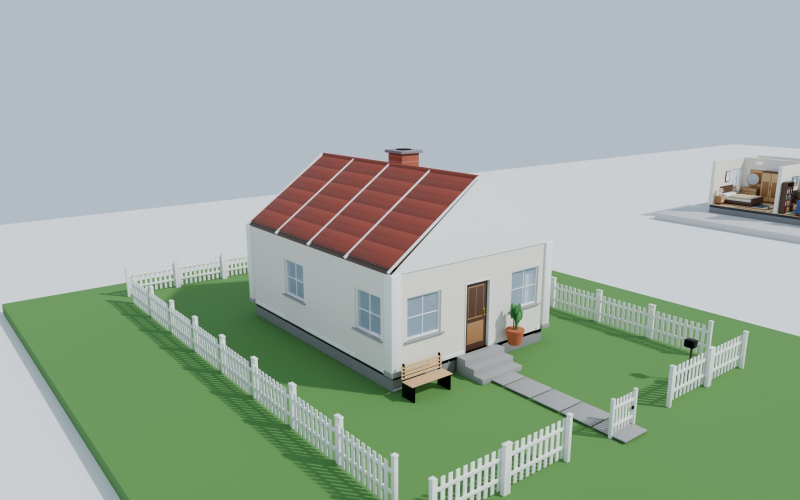
#> input picture HomeKit/Scenes/Renders/Example_Place/Exterior.jpg, 1600 x 1000 px (shown at 1/2 size)
$ python -i make_tiktok_haakoz_site.py   (imports and definitions only)
#> lines starting #> are read from the running program, lines starting #| are printed output that depends on the picture
"""
TikTok (1080x1920, 30 i/s) qui fait visiter TOUT le site Haakoz.com, aux couleurs du site : écran de lancement violet (logo HK qui goutte), fiche produit style site
(carte à coins arrondis, pastille de catégorie, étiquette de prix, nom + badge vérifié + « Haakoz »), onglets Modèles / Animations / VFX qui s'allument selon la catégorie,
puis carte de fin violette.

    python tools/video/make_tiktok_haakoz_site.py <pioches.mp4> <giveaway.mp4> <ult_ice.mp4> <capture_logo.png> <capture_animations.png> <sortie.mp4>
"""
import math
import os
import subprocess
import sys
import wave

import numpy as np
from PIL import Image, ImageDraw, ImageFilter, ImageFont

sys.path.insert(0, os.path.dirname(os.path.abspath(__file__)))
import _sfx as sx  # noqa: E402
from _sfx import SR, add, bell, boom, ping, reverb, riser, whoosh  # noqa: E402

W, H, FPS = 1080, 1920, 30
# [1 line that did not run here, left out]
# [1 line that did not run here, left out]
# [1 line not run here, left out]
FB = "/usr/share/fonts/opentype/inter/InterDisplay-Black.otf"
FX = "/usr/share/fonts/opentype/inter/InterDisplay-ExtraBold.otf"
FS = "/usr/share/fonts/opentype/inter/InterDisplay-SemiBold.otf"
PURPLE, PURPLE_D, NAVY, LAV, PAGE = (110, 83, 246), (88, 65, 216), (27, 22, 54), (231, 222, 248), (251, 248, 253)
SITE = "haakoz.com"

OVT = 0.35                      # fondu entre produits (dans la fenêtre)
OV = 0.5                        # transition entre scènes
D0, D2 = 1.6, 3.6
# produits : (nom court, titre de la fiche, catégorie, prix affiché sur le site ou None, durée du clip dans la fenêtre)
PRODUCTS = [
    ("PICKAXES", "Realistic Pickaxes", "Models", "10\u20ac", 2.4),
    ("COZY HOUSE", "Cozy House", "Models", "15\u20ac", 1.9),
    ("NATURE PACK", "Nature Pack", "Models", "9\u20ac", 1.9),
    ("ICE VFX", "Ice VFX Pack", "VFX", None, 2.0),
    ("ANIMATIONS", "Roblox Animations", "Animations", "25\u20ac", 1.7),
    ("ANIMATIONS", "Roblox Animations", "Animations", "15\u20ac", 2.2),
]
CATS = ["All", "Models", "Animations", "VFX"]
L1 = sum(p[4] for p in PRODUCTS)
STARTS = [sum(p[4] for p in PRODUCTS[:i]) for i in range(len(PRODUCTS))]
D1 = L1 - OV                    # visible de la scène 1 (jusqu'au début du fondu vers la fin)
S1_0 = D0
S2_0 = D0 + D1
TOTAL = D0 + D1 + D2
WX, WY, WW, WH = 80, 470, 920, 840
GY0, GH = 290, 1200             # le groupe « carte » : y absolu de départ et hauteur (centre = centre de la fenêtre)
# [1 line not run here, left out]


# [4 lines left out: function run, not called in this run]


def font(path, size):
    return ImageFont.truetype(path, size)


def textlen(txt, f):
    return ImageDraw.Draw(Image.new("L", (1, 1))).textlength(txt, font=f)


# [19 lines left out: functions rr_mask, grad_img, paste, not called in this run]


def shadow(im, blur=26, dy=14, alpha=0.22, col=(110, 83, 246)):
    pad = blur * 3
    base = Image.new("RGBA", (im.width + 2 * pad, im.height + 2 * pad), (0, 0, 0, 0))
    a = im.split()[3].point(lambda v: int(v * alpha))
    s = Image.new("RGBA", im.size, col + (0,))
    s.putalpha(a)
    sh = Image.new("RGBA", base.size, (0, 0, 0, 0))
    sh.paste(s, (pad, pad + dy))
    sh = sh.filter(ImageFilter.GaussianBlur(blur))
    base.alpha_composite(sh)
    base.alpha_composite(im, (pad, pad))
    return base


# [284 lines left out: functions pill, text_im, make_logo, tabs_png, verified_star, make_assets and 2 more, not called in this run]


# ============================================================ scènes
class G:
    """Petit constructeur de graphe ffmpeg : entrées en boucle + calques à apparition « pop »."""

    def __init__(self, dur):
        self.inp, self.fc, self.n, self.cur, self.dur = [], [], 0, None, dur

    # [23 lines left out: functions png, vid, pop, not called in this run]

    def run(self, out_path, extra_in=None):
        run(["ffmpeg", "-y", "-loglevel", "error"] + self.inp + ["-filter_complex", ";".join(self.fc), "-map", f"[{self.cur}]", "-t", f"{self.dur:.3f}", "-an", "-c:v", "libx264", "-crf", "17", "-preset", "fast",
                                                                 "-pix_fmt", "yuv420p", "-r", str(FPS), out_path])


# [123 lines left out: functions dust_blend, scene0, scene1, scene2, bloop, make_audio and 1 more, not called in this run]


# [11 lines not run here, left out]

>>> import cv2
>>> picture = cv2.imread('../../HomeKit/Scenes/Renders/Example_Place/Exterior.jpg', cv2.IMREAD_GRAYSCALE)
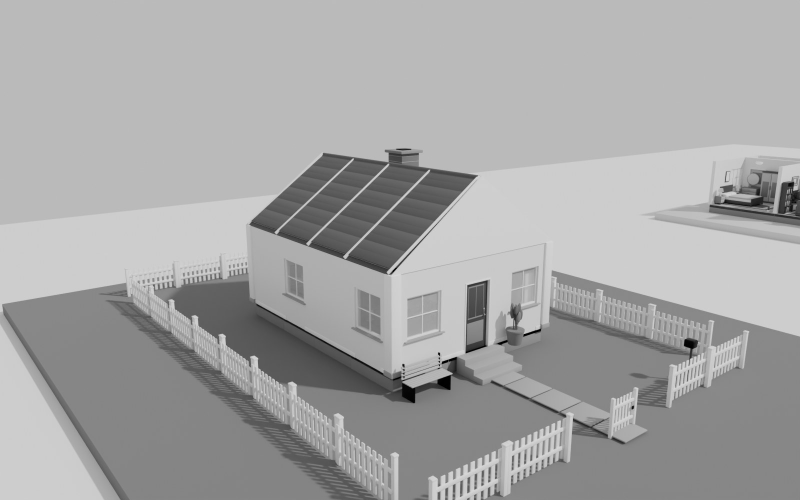
#> picture: shape (1000, 1600) (shown at 1/2 size); min 0, max 225, mean 165.9
>>> result = shadow(picture)
#> (the run stopped early here; a loop or call above may not have finished)

$ run again, on HomeKit/Scenes/Renders/Example_Place/LivingRoom.jpg
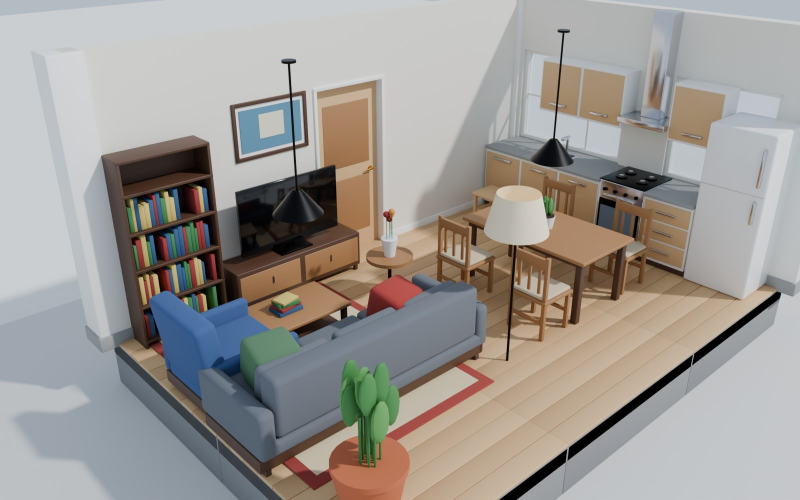
#> input picture HomeKit/Scenes/Renders/Example_Place/LivingRoom.jpg, 1600 x 1000 px (shown at 1/2 size)
#> `picture = cv2.imread('../../HomeKit/Scenes/Renders/Example_Place/Exter..`:
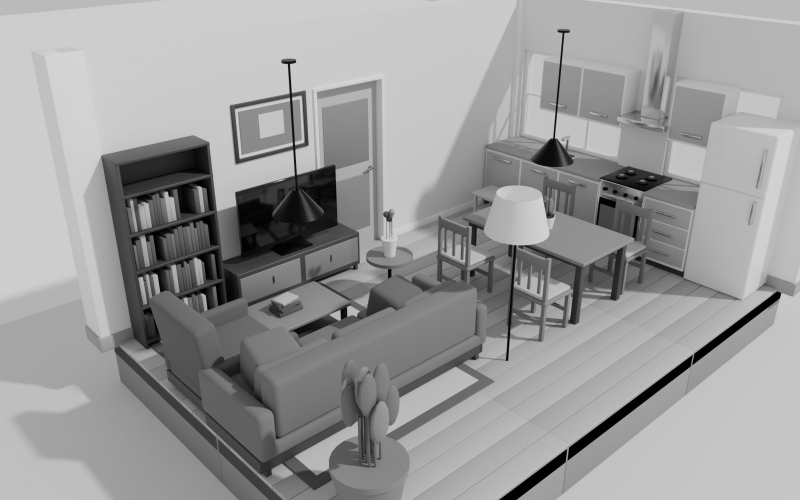
#> picture: shape (1000, 1600) (shown at 1/2 size); min 0, max 218, mean 153.1

$ run again, on HomeKit/Scenes/Renders/Example_Place/Overview.jpg
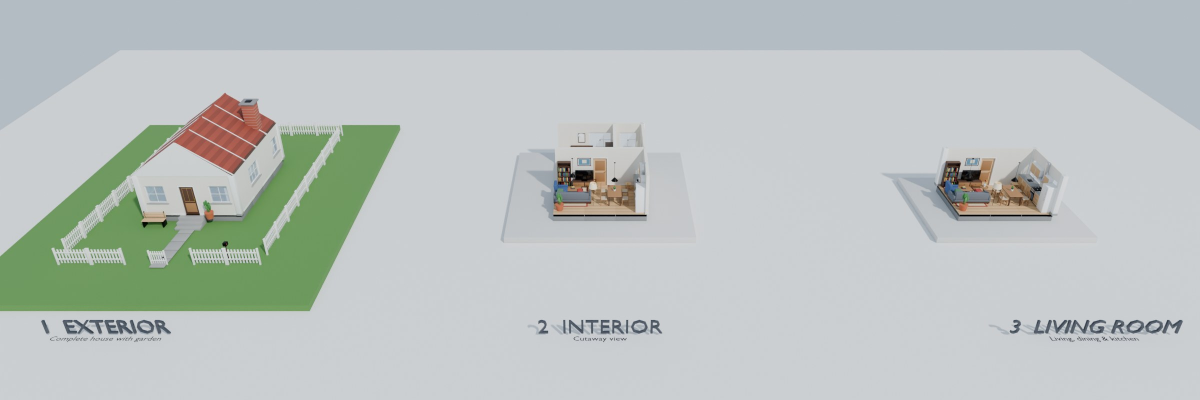
#> input picture HomeKit/Scenes/Renders/Example_Place/Overview.jpg, 2400 x 800 px (shown at 1/2 size)
#> `picture = cv2.imread('../../HomeKit/Scenes/Renders/Example_Place/Exter..`:
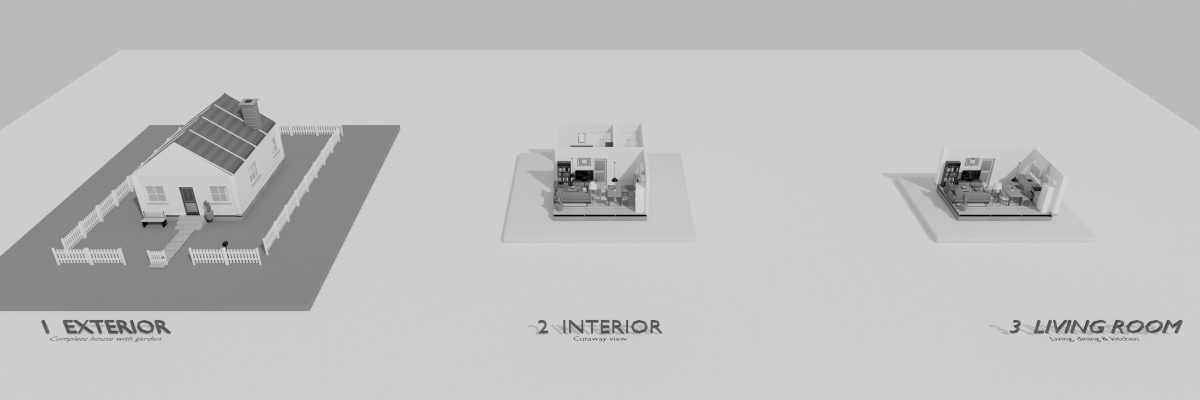
#> picture: shape (800, 2400) (shown at 1/2 size); min 0, max 223, mean 192.1
